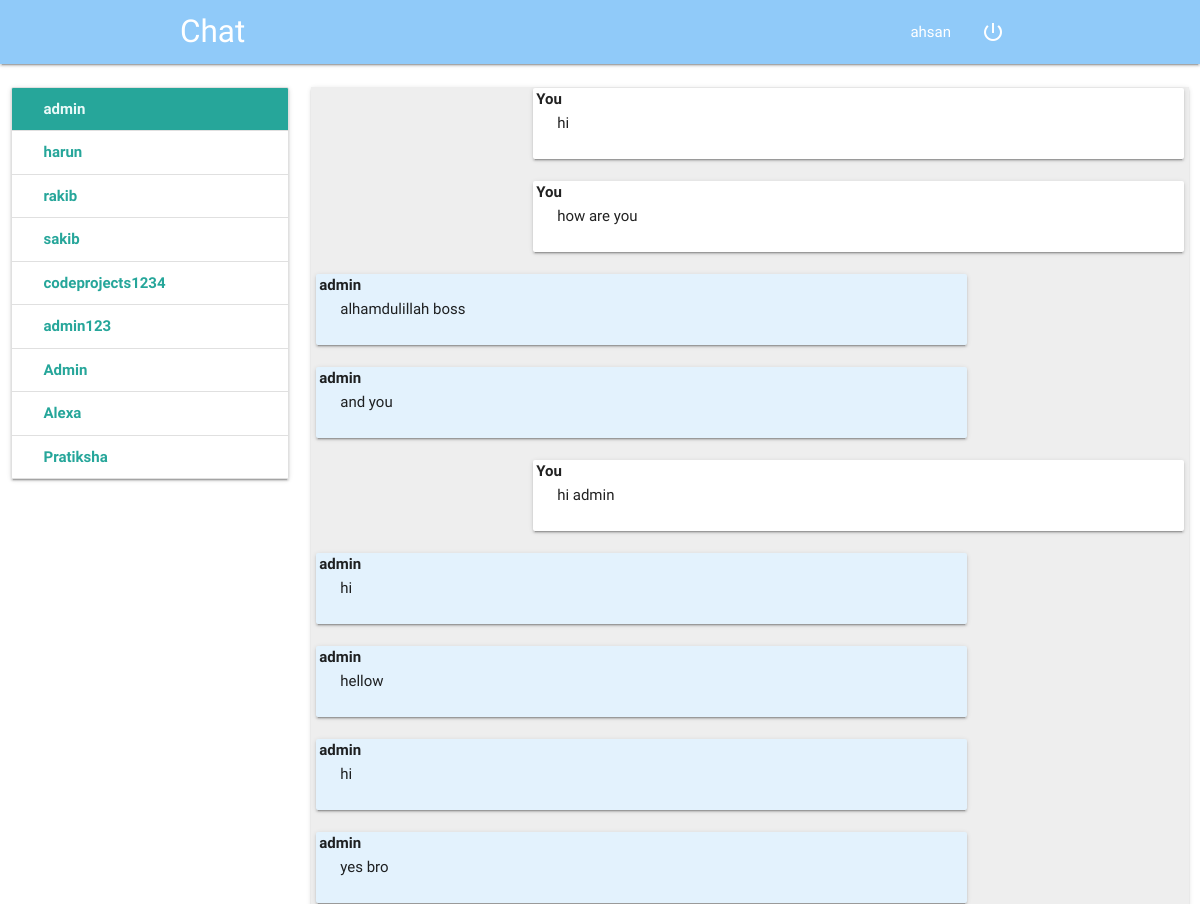
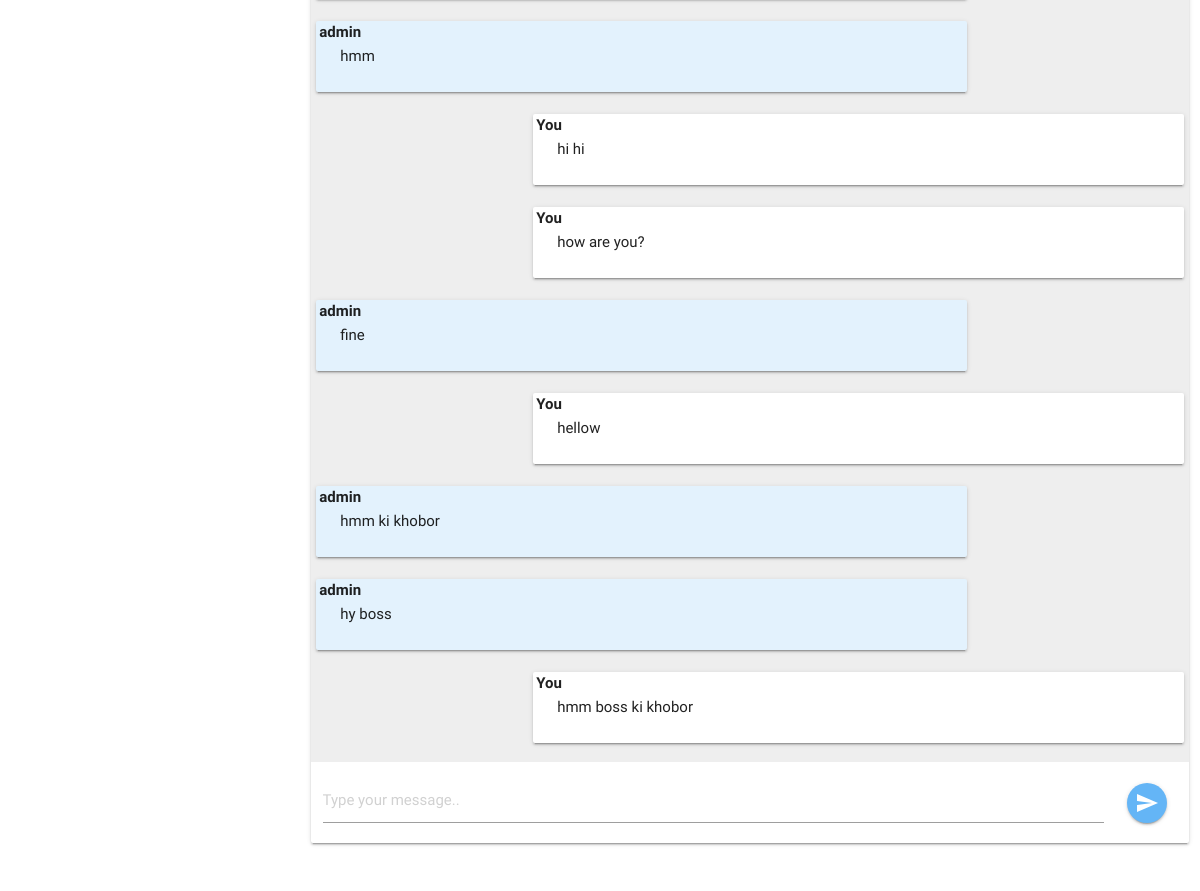
Screenshot of /chat/3/4/ (signed in) with the database file from the repository (2 pictures, top to bottom).
### chat/models.py (models this page shows)
class Message(models.Model):
    sender = models.ForeignKey(User, on_delete=models.CASCADE, related_name='sender')
    receiver = models.ForeignKey(User, on_delete=models.CASCADE, related_name='receiver')
    message = models.CharField(max_length=1200)
    timestamp = models.DateTimeField(auto_now_add=True)
    is_read = models.BooleanField(default=False)
    def __str__(self):
        return self.message
    class Meta:
        ordering = ('timestamp',)

### chat/views.py (the view)
# urls.py: path('chat/<int:sender>/<int:receiver>/', views.message_view, name='chat'),
def message_view(request, sender, receiver):
    if not request.user.is_authenticated:
        return redirect('index')
    if request.method == "GET":
        return render(request, "chat/messages.html",
                      {'users': User.objects.exclude(username=request.user.username),
                       'receiver': User.objects.get(id=receiver),
                       'messages': Message.objects.filter(sender_id=sender, receiver_id=receiver) |
                                   Message.objects.filter(sender_id=receiver, receiver_id=sender)})

### templates/chat/messages.html (shortened to what this page needs)
{% extends 'chat/chat.html' %}
{% block messages %}
    {% for message in messages %}
    {% if message.sender == request.user %}
<div class="card-panel right" style="width: 75%; position: relative">
    <div style="position: absolute; top: 0; left:3px; font-weight: bolder" class="title">You</div>
    {{ message }}
</div>
    {% else %}
<div class="card-panel left blue lighten-5" style="width: 75%; position: relative">
    <div style="position: absolute; top: 0; left:3px; font-weight: bolder" class="title">{{ message.sender }}</div>
    {{ message }}
</div>
    {% endif %}
    {% endfor %}
{% endblock %}

### templates/chat/chat.html (shortened to what this page needs)
{% extends 'chat/index.html' %}
{% block body %}
<nav class="blue lighten-3">
    <div class="nav-wrapper container">
      <a href="#" class="brand-logo">Chat</a>
      <ul id="nav-mobile" class="right hide-on-med-and-down">
          <li><a href="">{{ request.user.username }}</a></li>
          <li><a href="{% url 'logout' %}"><i class="material-icons">power_settings_new</i></a></li>
      </ul>
    </div>
</nav>
    <div class="section" style="height: 80vh">
    <div class="row">
        <div class="col s3">
        <div class="card">
            <div class="collection">
                {% for user in users %}
                <a href="{% url 'chat' request.user.id user.id %}" id="user{{ user.id }}" class="collection-item row">
                    <div class="col s8">
                    <span class="title" style="font-weight: bolder">{{ user.username }}</span>
                    </div>
                </a>
                {% endfor %}
            </div>
        </div>
        </div>
        <div class="col s9">
            <div class="card">
            <div id="board" class="section grey lighten-3" style="height: 68vh; padding: 5px; overflow-y: scroll">
                {% block messages %}
                {% endblock %}
            </div>
            <form id="chat-box" class="form-group {% block hide %}hide{% endblock %}" method="post">
                <div class="row">
                    <div class="col s11">
                        <div class="input-field">
                            <input id="id_message" name="message" type="text" placeholder="Type your message..">
                        </div>
                    </div>
                    <div class="col s1" style="line-height: 80px">
                        <button class="btn btn-floating blue lighten-2 waves-effect waves-light"><i class="material-icons">send</i></button>
                    </div>
                </div>
            </form>
            </div>
        </div>
    </div>
    </div>
    {% load staticfiles %}
{% endblock %}

### templates/chat/index.html (shortened to what this page needs)
{% load staticfiles %}
  <!DOCTYPE html>
  <html>
    <head>
        <link type="text/css" rel="stylesheet" href="{% static 'css/materialize.min.css' %}"  media="screen,projection"/>
        <link type="text/css" rel="stylesheet" href="{% static 'css/style.css' %}"  media="screen,projection"/>
    </head>
    <body>
    {% block body %}{% endblock %}
    </body>
  </html>

### rows the page displays
Message: message "hi"
Message: message "how are you"
Message: sender "admin", message "alhamdulillah boss"
Message: sender "admin", message "and you"
Message: message "hi admin"
Message: sender "admin", message "hi"
Message: sender "admin", message "hellow"
Message: sender "admin", message "hi"
Message: sender "admin", message "yes bro"
Message: sender "admin", message "hmm"
Message: message "hi hi"
Message: message "how are you?"
Message: sender "admin", message "fine"
Message: message "hellow"
Message: sender "admin", message "hmm ki khobor"
Message: sender "admin", message "hy boss"
Message: message "hmm boss ki khobor"

### other values shown
{{ request.user.username }} "ahsan"
{{ user.username }} "admin"
{{ user.username }} "harun"
{{ user.username }} "rakib"
{{ user.username }} "sakib"
{{ user.username }} "codeprojects1234"
{{ user.username }} "admin123"
{{ user.username }} "Admin"
{{ user.username }} "Alexa"
{{ user.username }} "Pratiksha"
